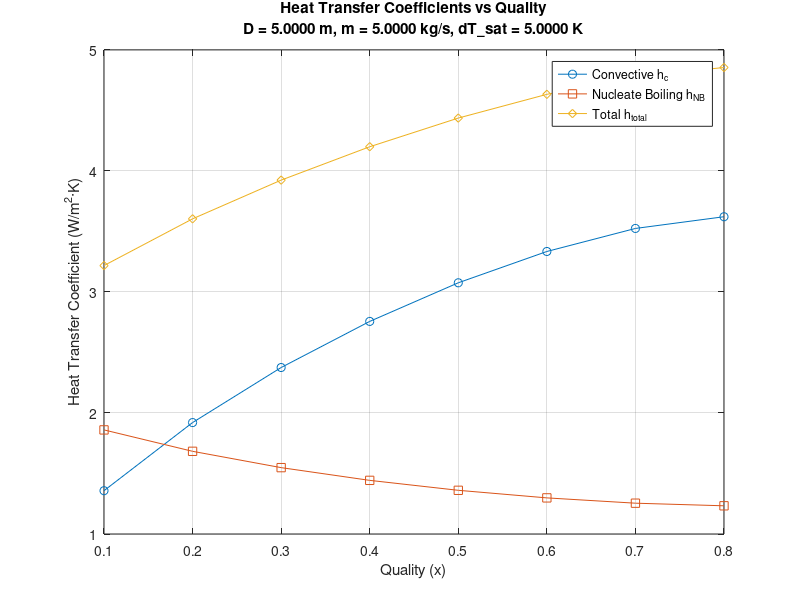

MATLAB code for this plot:
T = 20.000; % °C
P = 572250; % Pa
L = 3;
x = 0.1:0.1:0.8;

D = input('Enter pipe diameter (m): ');
mass_flow = input('Enter mass flow rate (kg/s): ');
dT_sat = input('Enter temperature difference (K): ');
dp_sat = input('Enter pressure difference Psat(t_w) - Psat(T_sat) (Pa): ');

% Liquid phase
liq.rho = 1224.4;        % Density (kg/m^3)
liq.v = 0.00081610;      % Specific volume (m^3/kg)
liq.h = 227500;          % Enthalpy (kJ/kg)
liq.cp = 1405;         % Cp (J/g·K)
liq.mu = 0.000207;     % Viscosity (Pa·s)
liq.k = 0.083284;        % Thermal conductivity (W/m·K)
sigma = 0.00869;       % Surface tension (N/m)

% Vapor phase
vap.rho = 27.791;
vap.v = 0.035997;
vap.h = 410000;
vap.cp = 1000.7;
vap.mu = 1.1488e-05;
vap.k = 0.013335;

hfg = vap.h - liq.h; 


hc = zeros(size(x));
Re_f = zeros(size(x));
Re_2phi = zeros(size(x));
Xtt = zeros(size(x));
inv_Xtt = zeros(size(x));
F = zeros(size(x));
h_NB = zeros(size(x));
h_total = zeros(size(x));


for i = 1:length(x)
    % Martinelli parameter
    Xtt(i) = ((1 - x(i))/x(i))^0.9 * (vap.rho / liq.rho)^0.5 * (liq.mu / vap.mu)^0.1;
    inv_Xtt(i) = 1 / Xtt(i);
    
    % Correction factor F
    if inv_Xtt(i) < 0.1
        F(i) = 1;
    else
        F(i) = 2.35 * (0.213 + inv_Xtt(i))^0.736;
    end
    
    A = (pi / 4) * D^2;
    G = mass_flow / A;
    
    % Convective heat transfer coefficient
    hc(i) = 0.023 * ((G * (1 - x(i)) * D) / liq.mu)^0.8 * ...
            ((liq.mu * liq.cp / liq.k)^0.4) * (liq.k / D) * F(i);
    
    % Two-phase Reynolds number
    Re_f(i) = (G * (1 - x(i)) * D) / liq.mu;
    Re_2phi(i) = F(i)^(1/0.8) * Re_f(i);
    
    % Suppression factor
    S = 1 / (1 + 2.53e-6 * Re_2phi(i)^1.17);
    
    % Nucleate boiling heat transfer coefficient
    h_NB(i) = 0.00122 * S * (dT_sat)^0.24 * (dp_sat)^0.75 * ...
              (liq.k^0.79 * liq.rho^0.49 * liq.cp^0.45) / ...
              (sigma^0.5 * liq.mu^0.29 * hfg^0.24 * vap.rho^0.24);
    
    h_total(i) = hc(i) + h_NB(i);
end


figure;
plot(x, hc, '-o', 'DisplayName', 'Convective h_c');
hold on;
plot(x, h_NB, '-s', 'DisplayName', 'Nucleate Boiling h_{NB}');
plot(x, h_total, '-d', 'DisplayName', 'Total h_{total}');
hold off;
% Customize plot with formatted title
title(sprintf('Heat Transfer Coefficients vs Quality\nD = %.4f m, m = %.4f kg/s, dT_sat = %.4f K', ...
              D, mass_flow, dT_sat), 'Interpreter', 'none');

xlabel('Quality (x)');
ylabel('Heat Transfer Coefficient (W/m^2·K)');
legend('Location', 'best');
grid on;


disp('Results for different x values:');
disp('x        hc          h_NB        h_total');
for i = 1:length(x)
    fprintf('%.1f    %.6f    %.6f    %.6f\n', x(i), hc(i), h_NB(i), h_total(i));
end